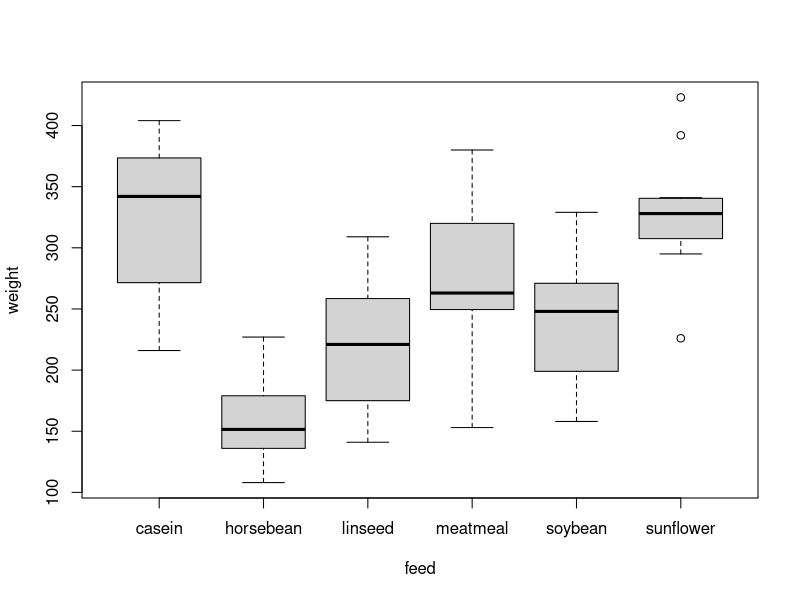
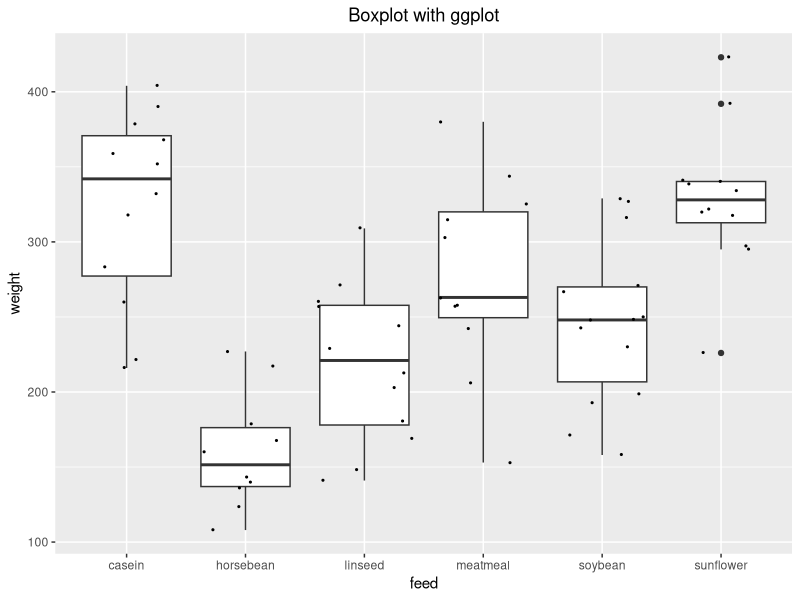

These figures' R source, in order:
library(tidyverse)
#library(pillar)

str(chickwts)

tot_mean <- mean(chickwts$weight)

options(digits = 7)

# Slide 11, LM2.pdf
chickwts %>% group_by(feed) %>% 
  summarise(Durchschnitt = mean(weight),
            Effekt = mean(weight) - tot_mean)

boxplot(weight ~ feed, data = chickwts)

# Slide 12, LM2.pdf
chickwts %>% ggplot(aes(x = feed, y = weight)) +
  geom_boxplot() + 
  geom_jitter(size = 0.4) + # show points
  ggtitle("Boxplot with ggplot") + 
  theme(plot.title = element_text(hjust = 0.5)) # center title
  
                    